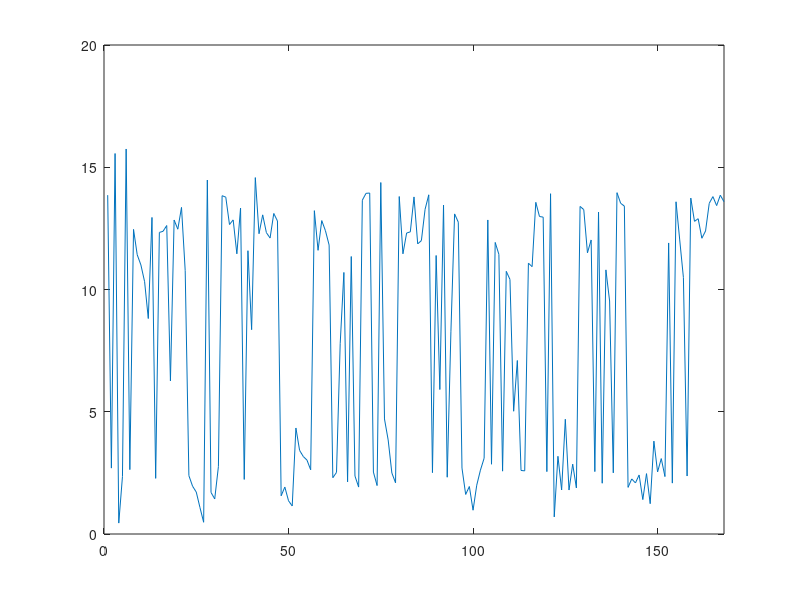

MATLAB code for this plot:
% Uses the first policy to come up with an optimal bid value using
% simulated data.

% Read in simulated data. Right now, this is just a modified copy of
% ParsedParam only with hour_of_week, auctions, clicks, cost, and value per
% conversion.
data = importdata('SimulatorOutput.csv');
numHOW = 168;

% Calculate the click probability, the cost per click, and the value per
% click for each data point. 
colHOW = 1;
colAuct = 2;
colClick = 3;
colCost = 4;
colConv = 5;
pWC = data(:,colClick)./data(:,colAuct);
fCPC = data(:,colCost)./data(:,colClick);
fVPC = data(:,colConv)./data(:,colClick);

% Estimate the value per click and the difference between the bid and the
% cost per click. It's better to use the average for each HoW, as done
% below. 
%avgfVPC = nansum(fVPC)/sum(~isnan(fVPC));
%avgD = 7 - nansum(fCPC)/sum(~isnan(fCPC));

% Find theta values for each hour of the week indicator variable. 
theta = zeros(numHOW, 1);
for k = 1:numHOW
    pWCk = pWC(data(:,colHOW) == k);
    avgPWCk = nansum(pWCk)/sum(~isnan(pWCk));
    if avgPWCk == 0
        disp("Error: Not enough data1");
    end
    theta(k) = log(1/avgPWCk - 1) + 7;
end

% Find the optimum bid value for each hour of the week. First, find the
% value that maximizes the profit function, and then find the minimum of
% that value and the maximum bid value according to the bound q for the
% commission of the conversion.
b = zeros(numHOW,1);
bid = zeros(numHOW,1);
q = 1; % when q = 1, bid = b (the commission constr doesn't do anything)
for k = 1:168
    
    % Find average fVPC and D for each hour of the week k
    fVPCk = fVPC(data(:,colHOW) == k);
    avgfVPCk = nansum(fVPCk)/sum(~isnan(fVPCk));
    fCPCk = fCPC(data(:,colHOW) == k);
    avgfCPCk = nansum(fCPCk)/sum(~isnan(fCPCk));
    avgDk = 7 - avgfCPCk;

    der = @(b) exp(theta(k)-b)*(avgfVPCk+avgDk-b)/(1+exp(theta(k)-b))^2 - ...
        1/(1+exp(theta(k)-b));
    b(k) = fzero(der,0);
    bid(k) = min([b(k) q*avgfVPCk+avgDk]); 
 
end

% Plot the optimum bid values for each hour of the week.
plot(1:168, bid);
axis([0 168 0 20]);

% Would have used for linear regression
%y = pWC(~isnan(pWC));
%y(y==0) = 1e-6;
% Y = log(1./y - ones(length(y),1));
% x = ones(length(y),1)*7;
% X = [ones(length(x),1) x];
% theta = X\Y;

